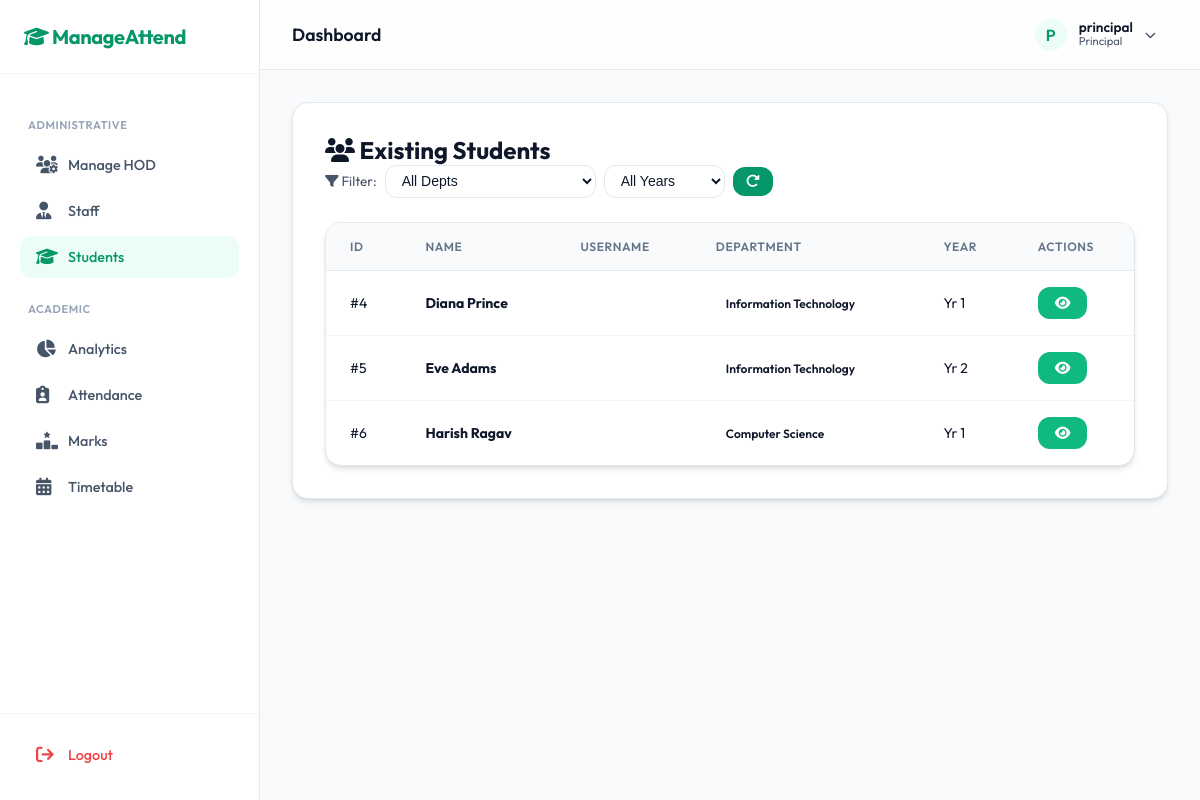
Screenshot of /manage_students (signed in) with the database file from the repository.
### models.py (models this page shows, shortened)
class User(db.Model, UserMixin):
    __tablename__ = 'users'
    id = db.Column(db.Integer, primary_key=True)
    username = db.Column(db.String(80), unique=True, nullable=False)
    password_hash = db.Column(db.String(256), nullable=False)
    role = db.Column(db.String(20), nullable=False) # 'principal', 'hod', 'staff', 'student'
    department = db.Column(db.String(80), nullable=True)
    year = db.Column(db.Integer, nullable=True)
    name = db.Column(db.String(120), nullable=True)
    phone = db.Column(db.String(20), nullable=True)
    email = db.Column(db.String(120), nullable=True)
    gender = db.Column(db.String(20), nullable=True)
    student_id = db.Column(db.Integer, db.ForeignKey('students.id'), nullable=True)
    student = db.relationship('Student', backref='user_account', uselist=False, cascade='all, delete')

class Student(db.Model):
    __tablename__ = 'students'
    id = db.Column(db.Integer, primary_key=True)
    name = db.Column(db.String(120), nullable=False)
    department = db.Column(db.String(80), nullable=False)
    year = db.Column(db.Integer, nullable=False)
    phone = db.Column(db.String(20), nullable=True)
    email = db.Column(db.String(120), nullable=True)
    gender = db.Column(db.String(20), nullable=True)
    attendances = db.relationship('Attendance', backref='student', lazy=True, cascade='all, delete-orphan')

### app.py (the view, shortened to what this page needs)
@app.route('/manage_students', methods=['GET', 'POST'])
@login_required
def manage_students():
    if current_user.role not in ['principal', 'hod', 'staff']:
        return redirect(url_for('index'))
    if request.method == 'POST' and current_user.role == 'principal':
        flash('Principals only have view access to student management.', 'warning')
        return redirect(url_for('manage_students'))
    if current_user.role == 'hod':
        user_dept = current_user.department
    else:
        user_dept = None
    filter_dept = request.args.get('dept', 'All')
    filter_year = request.args.get('year', 'All')
    if current_user.role in ['hod', 'staff'] and current_user.department:
        filter_dept = current_user.department # Lock to user's department
    query = Student.query
    if filter_dept != 'All':
        query = query.filter(Student.department == filter_dept)
    if filter_year != 'All' and filter_year.isdigit():
        query = query.filter(Student.year == int(filter_year))
    students = query.all()
    if current_user.role in ['hod', 'staff'] and current_user.department:
        departments = [current_user.department]
    else:
        departments = [d[0] for d in Student.query.with_entities(Student.department).distinct().all() if d[0]]
    years = [y[0] for y in Student.query.with_entities(Student.year).distinct().order_by(Student.year).all() if y[0]]
    if not departments: departments = ['CSE', 'IT', 'ECE', 'MECH']
    if not years: years = [1, 2, 3, 4]
    return render_template('manage_students.html', students=students,
                           departments=departments, years=years,
                           filter_dept=filter_dept, filter_year=filter_year)

### app.py (called while the page is built)
@login_manager.user_loader
def load_user(user_id):
    return User.query.get(int(user_id))

### templates/manage_students.html (shortened to what this page needs)
{% extends 'base.html' %}
{% block content %}
<div class="glass-panel">
    <div class="flex-between">
        <h2 style="margin: 0;"><i class="fa-solid fa-users"></i> Existing Students</h2>
        <form method="GET" action="{{ url_for('manage_students') }}"
              style="display:flex; gap:0.5rem; align-items:center; flex-wrap:wrap; margin:0;">
            <span style="color:var(--text-secondary); font-size:0.85rem;"><i class="fa-solid fa-filter"></i> Filter:</span>
            <select name="dept" class="form-control" style="width:auto; padding:0.4rem 2rem 0.4rem 0.75rem;" onchange="this.form.submit()">
                {% if not current_user.department %}
                <option value="All">All Depts</option>
                {% endif %}
            </select>
            <select name="year" class="form-control" style="width:auto; padding:0.4rem 2rem 0.4rem 0.75rem;" onchange="this.form.submit()">
                <option value="All">All Years</option>
            </select>
            <a href="{{ url_for('manage_students') }}" class="btn btn-primary" style="padding:0.4rem 0.75rem;" title="Reset Filters">
                <i class="fa-solid fa-rotate-right"></i>
            </a>
        </form>
    </div>
    <div class="table-container" style="margin-top: 1.5rem;">
        <table>
            <thead>
                <tr>
                    <th>ID</th>
                    <th>Name</th>
                    <th>Username</th>
                    <th>Department</th>
                    <th>Year</th>
                    <th>Actions</th>
                </tr>
            </thead>
            <tbody>
                {% for student in students %}
                <tr>
                    <td>#{{ student.id }}</td>
                    <td><strong>{{ student.name }}</strong></td>
                    <td style="color: var(--text-secondary);">{{ student.user_account.username if student.user_account else 'N/A' }}</td>
                    <td><span class="badge" style="background: rgba(255,255,255,0.1);">{{ student.department }}</span></td>
                    <td>Yr {{ student.year }}</td>
                    <td style="display: flex; gap: 0.5rem;">
                        <button type="button" class="btn btn-primary" style="padding: 0.5rem 1rem; background-color: var(--success);" title="View Details" onclick="openViewModal('{{ student.name|replace("'", "\\'") }}', '{{ student.department|replace("'", "\\'") }}', {{ student.year }}, '{{ student.phone|default('', true)|replace("'", "\\'") }}', '{{ student.email|default('', true)|replace("'", "\\'") }}', '{{ student.gender|default('', true)|replace("'", "\\'") }}', '{{ student.user_account.username if student.user_account else '' }}')">
                            <i class="fa-solid fa-eye"></i>
                        </button>
                    </td>
                </tr>
                {% else %}
                <tr>
                    <td colspan="6" style="text-align: center; color: var(--text-secondary);">No students found.</td>
                </tr>
                {% endfor %}
            </tbody>
        </table>
    </div>
</div>
{% endblock %}

### templates/base.html (shortened to what this page needs)
<!DOCTYPE html>
<html lang="en">
<head>
    <link rel="stylesheet" href="{{ url_for('static', filename='css/style.css') }}">
    <link rel="stylesheet" href="https://cdnjs.cloudflare.com/ajax/libs/font-awesome/6.4.0/css/all.min.css">
</head>
<body>
<div class="app-container">
    {% if current_user.is_authenticated %}
    <aside class="sidebar" id="sidebar">
        <div class="sidebar-header">
            <a href="{{ url_for('index') }}" class="sidebar-brand">
                <i class="fa-solid fa-graduation-cap"></i> ManageAttend
            </a>
        </div>
        <nav class="sidebar-nav">
            {% if current_user.role == 'principal' %}
                <div class="nav-group-label">Administrative</div>
                <a href="{{ url_for('manage_hod') }}" class="nav-item"><i class="fa-solid fa-users-gear"></i> Manage HOD</a>
                <a href="{{ url_for('manage_staff') }}" class="nav-item"><i class="fa-solid fa-user-tie"></i> Staff</a>
                <a href="{{ url_for('manage_students') }}" class="nav-item"><i class="fa-solid fa-graduation-cap"></i> Students</a>
                <div class="nav-group-label">Academic</div>
                <a href="{{ url_for('analytics') }}" class="nav-item"><i class="fa-solid fa-chart-pie"></i> Analytics</a>
                <a href="{{ url_for('admin_dashboard') }}" class="nav-item"><i class="fa-solid fa-clipboard-user"></i> Attendance</a>
                <a href="{{ url_for('manage_marks') }}" class="nav-item"><i class="fa-solid fa-ranking-star"></i> Marks</a>
                <a href="{{ url_for('timetable_admin') }}" class="nav-item"><i class="fa-solid fa-calendar-days"></i> Timetable</a>
            {% endif %}
        </nav>
        <div class="sidebar-footer">
            <a href="{{ url_for('logout') }}" class="nav-item" style="color: var(--danger);">
                <i class="fa-solid fa-arrow-right-from-bracket"></i> Logout
            </a>
        </div>
    </aside>
    {% endif %}
    <main class="main-content {% if not current_user.is_authenticated %}full-width{% endif %}">
        {% if current_user.is_authenticated %}
        <header class="top-header">
            <div style="display: flex; align-items: center; gap: 1rem;">
                <div class="page-title">
                    {% block page_title %}Dashboard{% endblock %}
                </div>
            </div>
            <div class="header-actions">
                <div class="user-profile-summary" onclick="{% if current_user.role in ['principal', 'hod', 'staff'] %}openProfileModal(){% endif %}">
                    <div class="user-avatar">
                        {{ current_user.username[0].upper() }}
                    </div>
                    <div class="user-info">
                        <div class="user-name">{{ current_user.username }}</div>
                        <div class="user-role">{{ current_user.role.replace('_', ' ') }}</div>
                    </div>
                    {% if current_user.role in ['principal', 'hod', 'staff'] %}
                    <i class="fa-solid fa-chevron-down" style="font-size: 0.7rem; color: var(--text-secondary);"></i>
                    {% endif %}
                </div>
            </div>
        </header>
        {% endif %}
        <div class="container">
            {% block content %}{% endblock %}
        </div>
    </main>
</div>
</body>
</html>

### rows the page displays
User: username "P", username "principal", role.replace "Principal", dept "All Depts"
Student: id "4", name "Diana Prince", department "Information Technology", year "1"
Student: id "5", name "Eve Adams", department "Information Technology", year "2"
Student: id "6", name "Harish Ragav", department "Computer Science", year "1"
